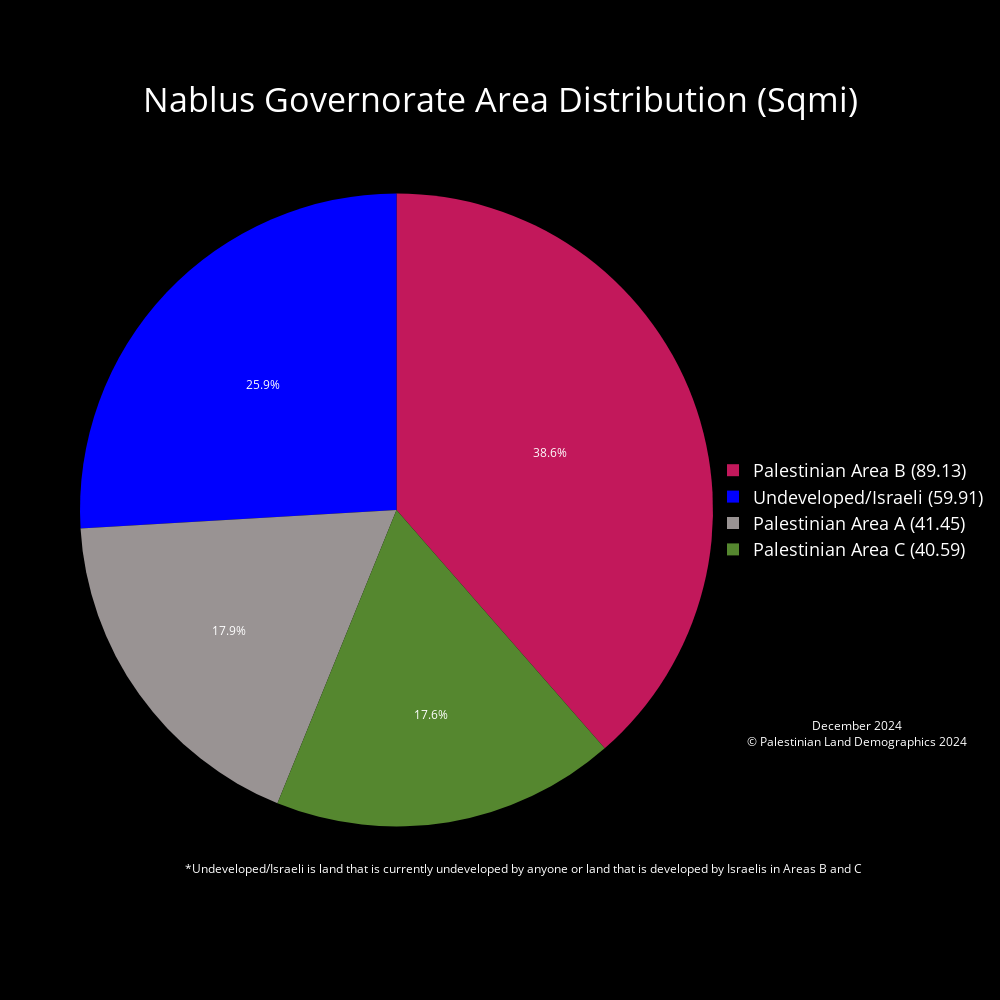

The notebook cell saved with this chart:
### Code cell
# Nablus Governorate
West_Bank_Governorates = Governorates_WB[Governorates_WB['Governorates_Code'] < 2000]
Nablus_gov = West_Bank_Governorates[West_Bank_Governorates['Governorates_Name'] == 'Nablus']
# Clip to Governorate
Nablus_land_mass = gpd.clip(Palestinian_Land_Mass, Nablus_gov)
# Calculate Area for clipped layer
Nablus_land_mass['Area_sqmi'] = Nablus_land_mass['geometry'].to_crs(epsg=28191).area * 3.8610215854245e-7
# Plot for Visualization
fig, ax = plt.subplots()
Nablus_gov.plot(ax = ax, facecolor = "white", edgecolor = "black", label = "Nablus Governorate")
Nablus_land_mass.plot(ax = ax, facecolor = "green", edgecolor = "green", label = "Palestinian Land Mass in Nablus")
plt.title(f"Palestinian Land Mass Nablus")
plt.xlabel('Longitude')
plt.ylabel('Latitude')
plt.show()
# Calculate the land mass in areas a, b, c etc..
# Nablus has no seam zone
Nablus_gov_area_a_area = Nablus_land_mass[Nablus_land_mass['CLASS'] == 'A']['Area_sqmi'].sum()
Nablus_gov_area_b_area = Nablus_land_mass[Nablus_land_mass['CLASS'] == 'B']['Area_sqmi'].sum()

Nablus_gov_area_c_area = Nablus_land_mass[Nablus_land_mass['CLASS'] == 'C']['Area_sqmi'].sum() # for total Palestinian land in Area C
Nablus_gov_area = Governorates_WB[Governorates_WB["Governorates_Name"] == "Nablus"]["Area_sqmi"].iloc[0]
print(Nablus_gov_area)
open_or_israeli_area = Nablus_gov_area - Nablus_gov_area_a_area - Nablus_gov_area_b_area - Nablus_gov_area_c_area

# declaring data from land mass calculations
data = [Nablus_gov_area_a_area, Nablus_gov_area_b_area, Nablus_gov_area_c_area, open_or_israeli_area]

# Custom color palette and labels
label_color_dict = {'Palestinian Area A' : '#999393', 'Palestinian Area B' : '#C2185B', 'Palestinian Area C' : '#55872F', 'Undeveloped/Israeli' : '#0000FF'}
labels = list(label_color_dict.keys())
palette_color = list(label_color_dict.values())
custom_labels = [f'{label} ({round(value, 2)})' for label, value in zip(labels, data)]

# Pie chart using plotly
fig = go.Figure(
    data=[
        go.Pie(
            labels=custom_labels,
            values=data,
            marker=dict(colors=palette_color)
            
        )
    ]
)

fig.update_traces(textposition='inside',       # puts text inside the pie chart
                    textinfo = 'percent',        # shows us the percent and the area in sqmi ('percent+label' to show both)
                    textfont_color='white')      # color of the labels inside the pie chart are set to white

fig.update_layout(
    paper_bgcolor='black',       # background color around the plot  
    plot_bgcolor='black',        # background color of the plot
    font_color='white',          # color of the legend and title
    title={
        'text': 'Nablus Governorate Area Distribution (Sqmi)',
        'x': 0.5,                # Middle
        'y': 0.90,                # Nearly at the top
        'xanchor': 'center',
        'yanchor': 'middle',
        'font': {'size': 34}     # Increase font size for the title
    },
    legend={
        'font': {'size': 18},     # Increase font size for the legend
        'x': 1,                   # Position legend to the right of the pie chart
        'y': 0.5,                 # Position legend in the middle
        'xanchor': 'left',
        'yanchor': 'middle'
    },
    annotations=[
        dict(
            text="*Undeveloped/Israeli is land that is currently undeveloped by anyone or land that is developed by Israelis in Areas B and C",
            x=0.7,
            y=0.05,
            showarrow=False,
            font=dict(color='white', size=12),
            xanchor='center'
        ),
        dict(
            text="December 2024<br>© Palestinian Land Demographics 2024",
            x=1.05,
            y=0.25,
            showarrow=False,
            font=dict(color='white', size=12),
            xanchor='left',
            yanchor='top'
        )
    ],
    width=1000,                  # width and height of the pie chart
    height=1000
)

fig.write_html('December2024/PieCharts_HTML/Nablus_Governorate_Area_Distribution_Pie_Chart.html')
fig.show()

hti = Html2Image(size=(1000, 1000))
# Set the output path
hti.output_path = 'December2024/PieCharts_JPG'

# Take a screenshot of the HTML file and save it as a JPG file
hti.screenshot(
    html_file='December2024/PieCharts_HTML/Nablus_Governorate_Area_Distribution_Pie_Chart.html',
    save_as='Nablus_Governorate_Area_Distribution_Pie_Chart.jpg'
)

### Figure 1 — Plotly figure (JSON) as saved in the notebook; plotly's stock layout.template omitted (floating-point values rounded to 4 significant figures)
{"data": [{"labels": ["Palestinian Area A (41.45)", "Palestinian Area B (89.13)", "Palestinian Area C (40.59)", "Undeveloped/Israeli (59.91)"], "marker": {"colors": ["#999393", "#C2185B", "#55872F", "#0000FF"]}, "textfont": {"color": "white"}, "textinfo": "percent", "textposition": "inside", "type": "pie", "values": [41.45, 89.13, 40.59, 59.91]}], "layout": {"annotations": [{"font": {"color": "white", "size": 12}, "showarrow": false, "text": "*Undeveloped/Israeli is land that is currently undeveloped by anyone or land that is developed by Israelis in Areas B and C", "x": 0.7, "xanchor": "center", "y": 0.05}, {"font": {"color": "white", "size": 12}, "showarrow": false, "text": "December 2024<br>© Palestinian Land Demographics 2024", "x": 1.05, "xanchor": "left", "y": 0.25, "yanchor": "top"}], "font": {"color": "white"}, "height": 1000, "legend": {"font": {"size": 18}, "x": 1, "xanchor": "left", "y": 0.5, "yanchor": "middle"}, "paper_bgcolor": "black", "plot_bgcolor": "black", "title": {"font": {"size": 34}, "text": "Nablus Governorate Area Distribution (Sqmi)", "x": 0.5, "xanchor": "center", "y": 0.9, "yanchor": "middle"}, "width": 1000}}
